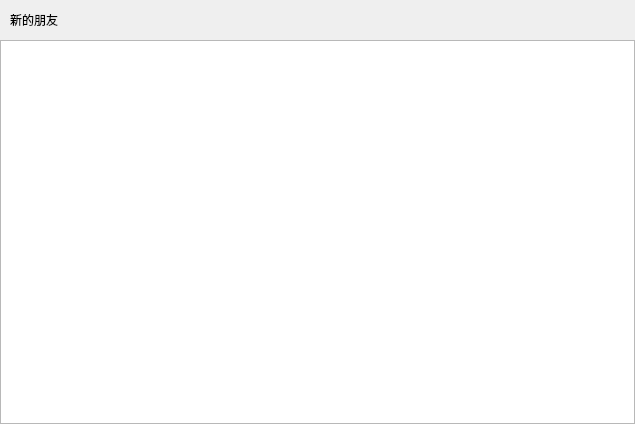
<?xml version="1.0" encoding="UTF-8"?>
<ui version="4.0">
 <class>ApplyFriendPage</class>
 <widget class="QWidget" name="ApplyFriendPage">
  <property name="geometry">
   <rect>
    <x>0</x>
    <y>0</y>
    <width>635</width>
    <height>424</height>
   </rect>
  </property>
  <property name="windowTitle">
   <string>Form</string>
  </property>
  <layout class="QVBoxLayout" name="verticalLayout">
   <property name="spacing">
    <number>0</number>
   </property>
   <property name="leftMargin">
    <number>0</number>
   </property>
   <property name="topMargin">
    <number>0</number>
   </property>
   <property name="rightMargin">
    <number>0</number>
   </property>
   <property name="bottomMargin">
    <number>0</number>
   </property>
   <item>
    <widget class="QWidget" name="friend_apply_wid" native="true">
     <layout class="QHBoxLayout" name="horizontalLayout">
      <property name="spacing">
       <number>0</number>
      </property>
      <property name="leftMargin">
       <number>0</number>
      </property>
      <property name="topMargin">
       <number>0</number>
      </property>
      <property name="rightMargin">
       <number>0</number>
      </property>
      <property name="bottomMargin">
       <number>0</number>
      </property>
      <item>
       <spacer name="horizontalSpacer_2">
        <property name="orientation">
         <enum>Qt::Horizontal</enum>
        </property>
        <property name="sizeType">
         <enum>QSizePolicy::Fixed</enum>
        </property>
        <property name="sizeHint" stdset="0">
         <size>
          <width>10</width>
          <height>20</height>
         </size>
        </property>
       </spacer>
      </item>
      <item>
       <widget class="QLabel" name="friend_apply_lb">
        <property name="minimumSize">
         <size>
          <width>0</width>
          <height>40</height>
         </size>
        </property>
        <property name="maximumSize">
         <size>
          <width>16777215</width>
          <height>40</height>
         </size>
        </property>
        <property name="text">
         <string>新的朋友</string>
        </property>
       </widget>
      </item>
      <item>
       <spacer name="horizontalSpacer">
        <property name="orientation">
         <enum>Qt::Horizontal</enum>
        </property>
        <property name="sizeHint" stdset="0">
         <size>
          <width>574</width>
          <height>20</height>
         </size>
        </property>
       </spacer>
      </item>
     </layout>
    </widget>
   </item>
   <item>
    <widget class="QWidget" name="widget_2" native="true">
     <layout class="QVBoxLayout" name="verticalLayout_2">
      <property name="spacing">
       <number>0</number>
      </property>
      <property name="leftMargin">
       <number>0</number>
      </property>
      <property name="topMargin">
       <number>0</number>
      </property>
      <property name="rightMargin">
       <number>0</number>
      </property>
      <property name="bottomMargin">
       <number>0</number>
      </property>
      <item>
       <widget class="ApplyFriendList" name="apply_friend_list"/>
      </item>
     </layout>
    </widget>
   </item>
  </layout>
 </widget>
 <customwidgets>
  <customwidget>
   <class>ApplyFriendList</class>
   <extends>QListWidget</extends>
   <header location="global">applyfriendlist.h</header>
  </customwidget>
 </customwidgets>
 <resources/>
 <connections/>
</ui>
